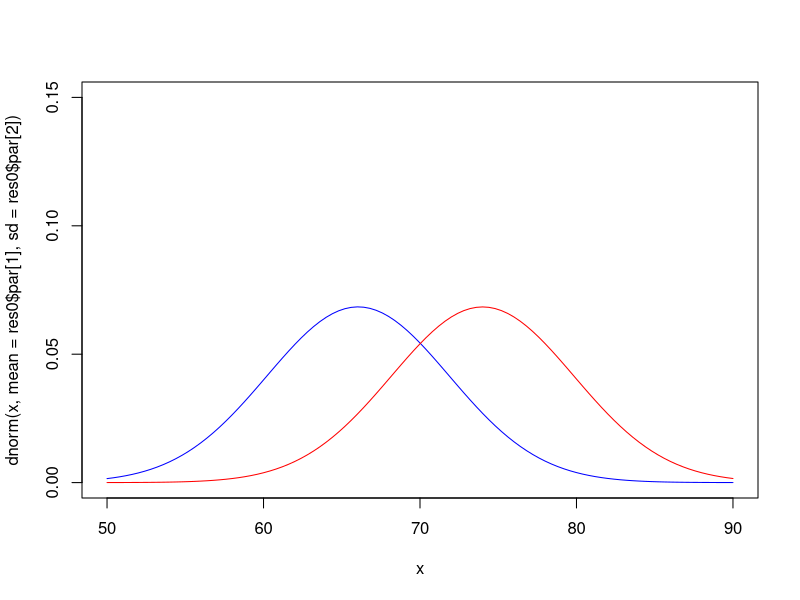
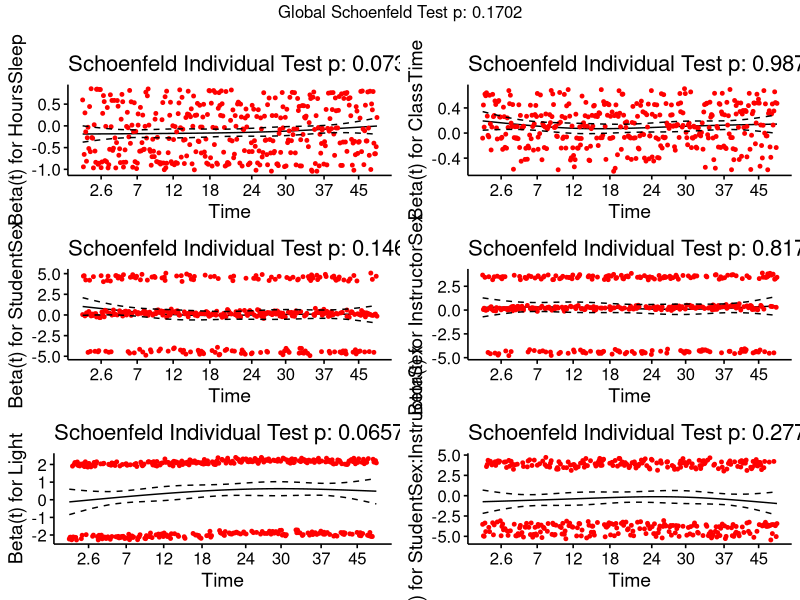
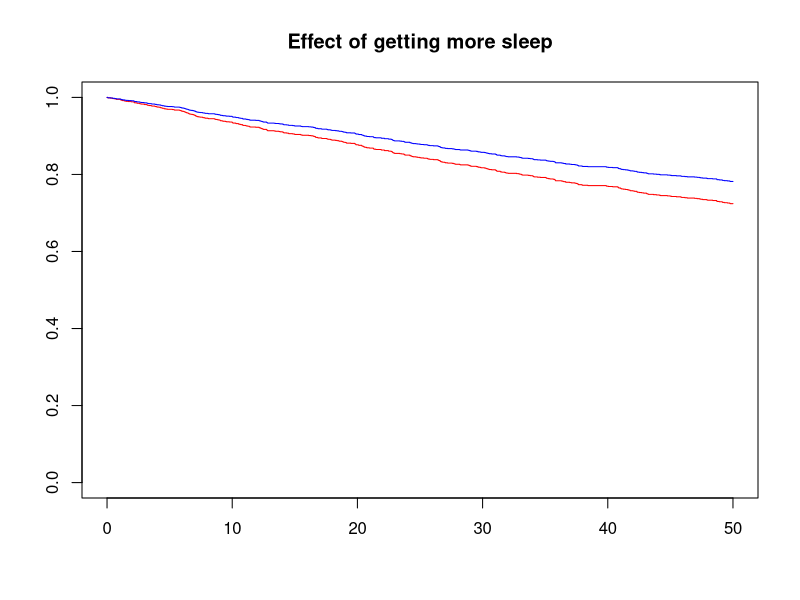
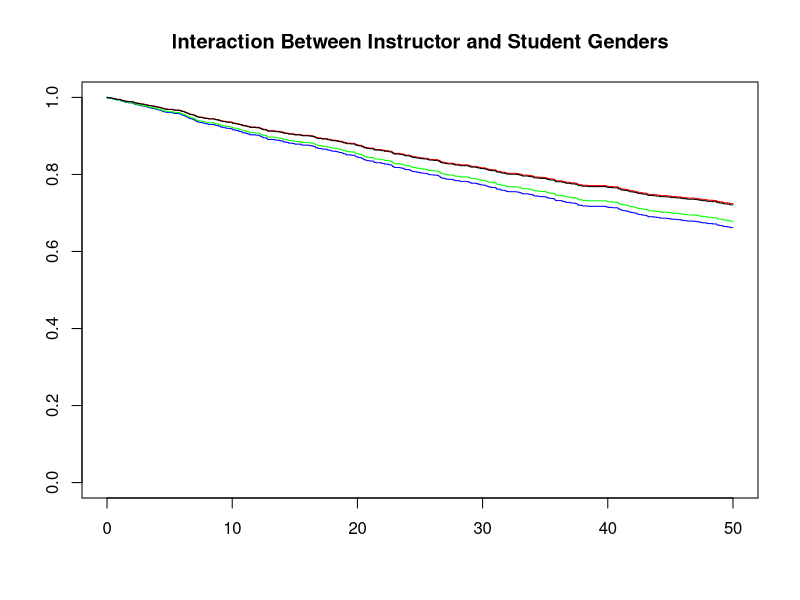
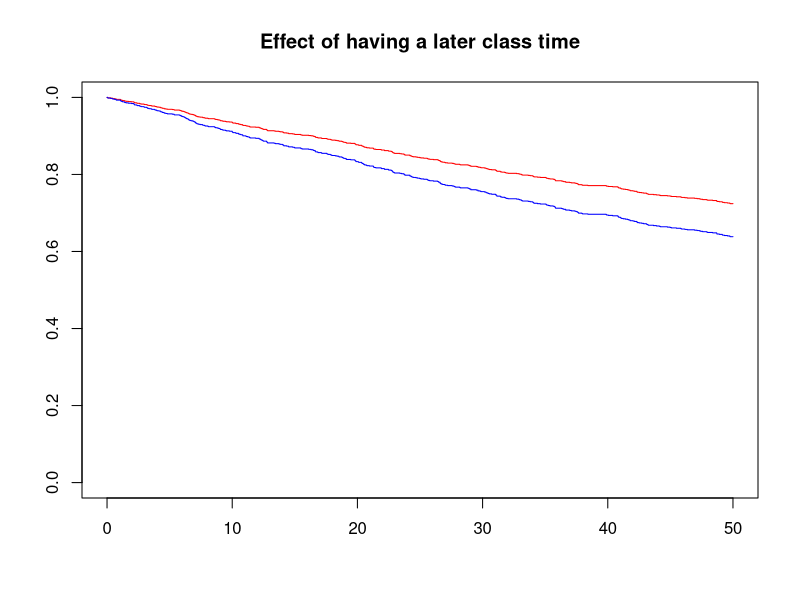

These charts were generated, in order, by the following R code:
## ---- chunk 1
library(survival)
library(survminer)
## ---- chunk 2

island = read.csv("islandheights.csv")

llik = function(x,par){
m=par[1]
s=par[2]
n=length(x[,3])
# log of the normal likelihood
# -n/2 * log(2*pi*s^2) + (-1/(2*s^2)) * sum((x-m)^2)
ll = - (n/2)*(log(2*pi*s^2)) + (-1/(2*s^2)) * sum((x[,1]-m)^2) - (n/2)*(log(2*pi*s^2)) + (-1/(2*s^2)) * sum((x[,2]-m)^2)
  
# return the negative to maximize rather than minimize
return(-ll)
}

x = cbind(island$upper[1:10], island$lower[1:10], island$count.Freq[1:10])
nisland = island$count.Freq
res0 = optim(par=c(.5,.5), llik, x=x)



llik = function(x,par){
m=par[1]
s=par[2]
n=length(x[,3])

ll = -(n/2)*(log(2*pi*s^2)) + (-1/(2*s^2)) * sum((x[,1]-m)^2) - (n/2)*(log(2*pi*s^2)) + (-1/(2*s^2)) * sum((x[,2]-m)^2)
  
return(-ll)
}

x = cbind(island$upper[5:14], island$lower[5:14], island$count.Freq[5:14])
res1 = optim(par=c(75,1), llik, x=x)

# Here I show the curves of the two distributions

curve(dnorm(x, mean = res0$par[1], sd = res0$par[2]), from = 50, to = 90,ylim = c(0,0.15), col = "blue")
curve(dnorm(x, mean = res1$par[1], sd = res1$par[2]), from = 50, to = 90, ylim = c(0,0.3), add = TRUE, col = "red")


## ---- chunk 3
# llik = function(dat,par){
# m1=par[1]
# m2=par[2]
# s1=par[3]
# s2=par[4]
# 
# 
# # log of the normal likelihood
# # -n/2 * log(2*pi*s^2) + (-1/(2*s^2)) * sum((x-m)^2)
# 
# 
# ll_vec = NA
# for(i in 1:nrow(island)){
#   ll_vec[i] =sum(dat[i,4]*(emdbook::dmvnorm(x = c(dat[i,1], dat[i,1]), mu = c(m1,m2),
#                                Sigma = matrix(c(s1,0,0,s1),nrow = 2, ncol = 2, byrow = TRUE),
#                  log = TRUE) -
#               dat[i,4]*emdbook::dmvnorm(x = c(dat[i,2], dat[i,2]), mu = c(m1,m2),
#                                Sigma = matrix(c(s1,0,0,s1),nrow = 2, ncol = 2, byrow = TRUE),
#                  log = TRUE)))
# }
# 
# ll = sum(ll_vec)
# 
# 
# # return the negative to maximize rather than minimize
# return(-ll)
# }



## ---- chunk 4

sleep = read.csv("sleep.csv")

fit1 = coxph(Surv(Start, Stop, Status)~  HoursSleep + ClassTime + 
               StudentSex*InstructorSex + Light + cluster(ID),
        data=sleep)

summary(fit1)
AIC(fit1)

## ---- chunk 5
test.ph <- cox.zph(fit1)
test.ph
ggcoxzph(test.ph)

## ---- chunk 6
new.dat1 <- data.frame(Light=c("High","High"), HoursSleep = c(7,9), 
                       ClassTime = c(12,12), StudentSex = c("M", "M"),
                       InstructorSex = c("M", "M"))
plot(survfit(fit1, newdata=new.dat1),
     col=c('red','blue'), main = "Effect of getting more sleep")

## ---- chunk 7
new.dat1 <- data.frame(Light=c("High","High", "High", "High"), HoursSleep = c(7,7,7,7), 
                       ClassTime = c(12,12,12,12), StudentSex = c("M", "F", "M", "F"),
                       InstructorSex = c("M", "M", "F", "F"))
plot(survfit(fit1, newdata=new.dat1),
     col=c('red','blue', "green", "black"), main = "Interaction Between Instructor and Student Genders")

## ---- chunk 8
new.dat1 <- data.frame(Light=c("High","High"), HoursSleep = c(7,7), 
                       ClassTime = c(12,15), StudentSex = c("M", "M"),
                       InstructorSex = c("M", "M"))
plot(survfit(fit1, newdata=new.dat1),
     col=c('red','blue'), main = "Effect of having a later class time")

